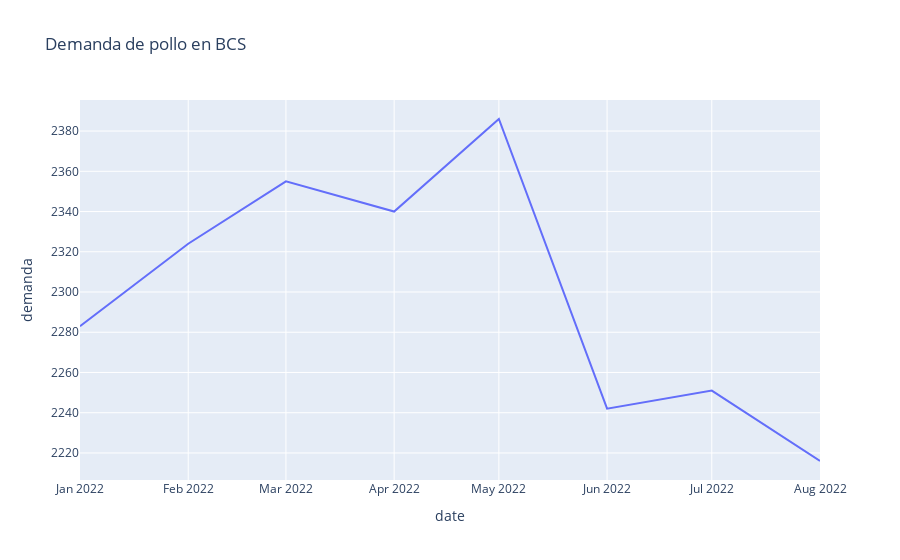

The cell this chart's notebook holds for it:
### Code cell
fig = px.line(demandabcs[demandabcs['date']<'2022-09-01'], x="date", y="demanda", title='Demanda de pollo en BCS')
fig.show()

### Figure 1 — Plotly figure (JSON) as saved in the notebook; plotly's stock layout.template omitted (floating-point values rounded to 4 significant figures)
{"data": [{"hovertemplate": "date=%{x}<br>demanda=%{y}<extra></extra>", "legendgroup": "", "line": {"color": "#636efa", "dash": "solid"}, "marker": {"symbol": "circle"}, "mode": "lines", "name": "", "orientation": "v", "showlegend": false, "type": "scatter", "x": ["2022-01-01T00:00:00", "2022-02-01T00:00:00", "2022-03-01T00:00:00", "2022-04-01T00:00:00", "2022-05-01T00:00:00", "2022-06-01T00:00:00", "2022-07-01T00:00:00", "2022-08-01T00:00:00"], "xaxis": "x", "y": ["2283", 2324, 2355, 2340, 2386, 2242, 2251, 2216], "yaxis": "y"}], "layout": {"legend": {"tracegroupgap": 0}, "title": {"text": "Demanda de pollo en BCS"}, "xaxis": {"anchor": "y", "domain": [0, 1], "title": {"text": "date"}}, "yaxis": {"anchor": "x", "domain": [0, 1], "title": {"text": "demanda"}}}}
